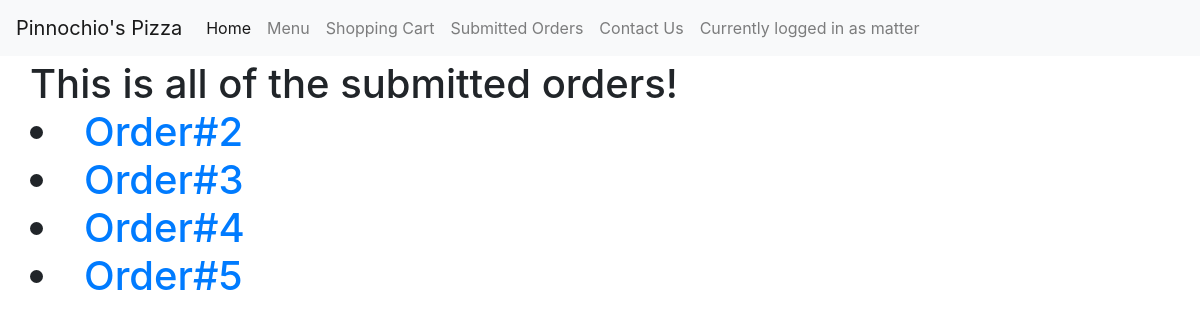
The page /orders (signed in) on the database as committed earlier.
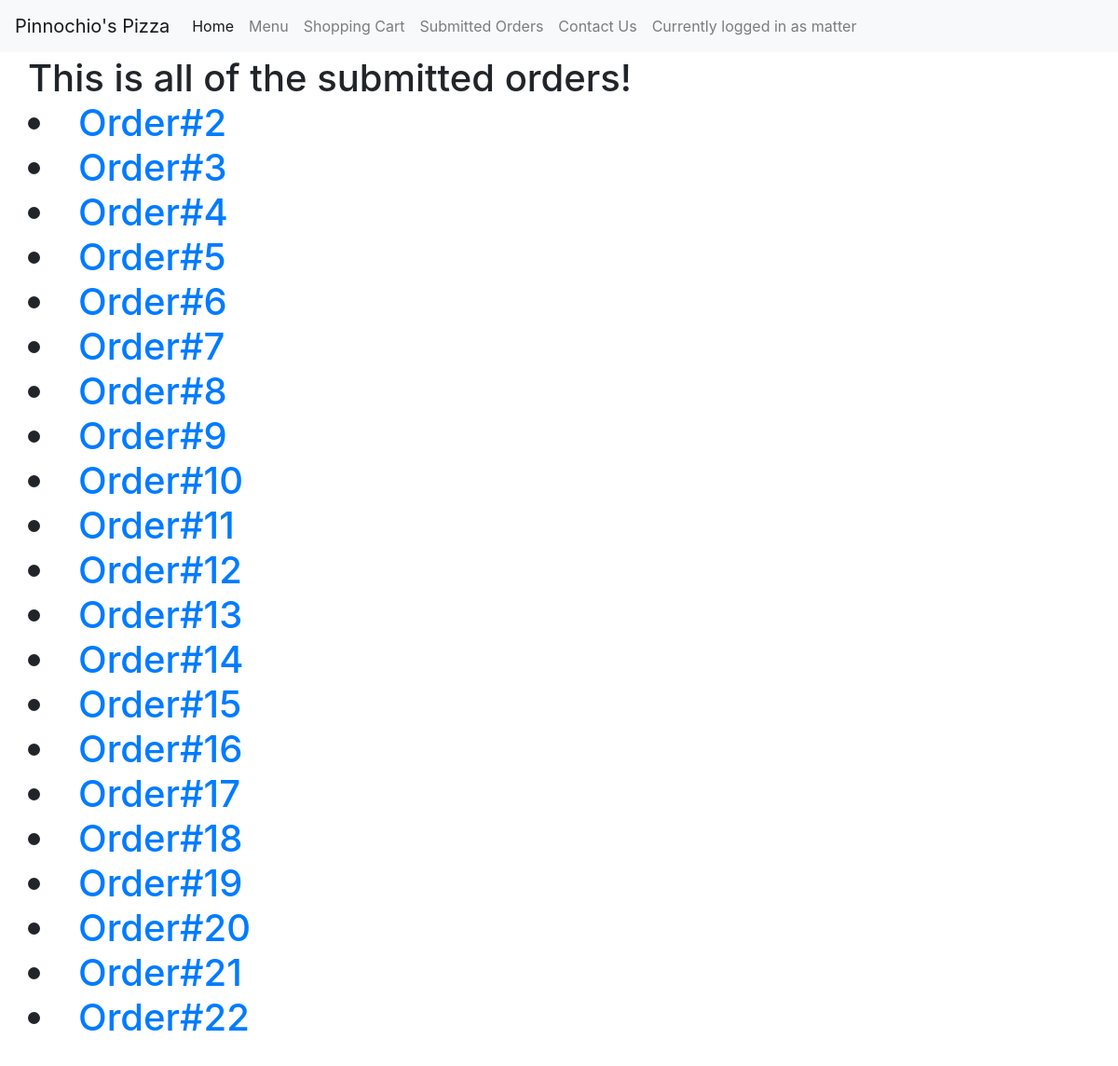
The same page on the database as committed later.
### orders/models.py (models this page shows)
class Order(models.Model):
    user = models.ForeignKey(User, on_delete=models.CASCADE, related_name="UserOrder")
    orderdetails = models.ManyToManyField(Food, through = 'OrderDetail')
    total = models.DecimalField(max_digits = 10, decimal_places=2,validators=[MinValueValidator(0)], default = 0)
    def __str__(self):
        return f"Order#{self.id}"

### orders/views.py (the view)
# urls.py: path("orders", views.orders, name="orders"),
def orders(request):
    if request.user.is_staff:
        context = {
            "page_text": "This is all of the submitted orders!",
            "orders": Order.objects.all()
        }
    else:
        context = {
            "page_text": "This is your submitted orders!",
            "orders": Order.objects.filter(user__exact = request.user.id)
        }
    return render(request, "orders/orders.html", context)

### orders/templates/orders/orders.html (shortened to what this page needs)
{% extends "orders/base.html" %}
{% block body %}
  <h1 class= "main">
    {{ page_text }}
    {% for order in orders %}
      <li><a href="{% url 'order_details' order.id %}"> {{order}} </a></li>
    {% empty %}
      <li>No orders</li>
    {% endfor %}
  </h1>
{% endblock %}

### orders/templates/orders/base.html (shortened to what this page needs)
<!DOCTYPE html>
<html>
    <head>
        <link rel="stylesheet" href="https://maxcdn.bootstrapcdn.com/bootstrap/4.0.0-beta.3/css/bootstrap.min.css">
        {% load static %}
        <link rel="stylesheet" href="{% static 'css/main.css' %}">
    </head>
    <body>
                    <nav class="navbar navbar-expand-lg navbar-light bg-light fixed-top">
                        <a class="navbar-brand" href="{% url 'index'%}">Pinnochio's Pizza</a>
                        <div class="collapse navbar-collapse" id="navbarNav">
                          <ul class="navbar-nav">
                            <li class="nav-item active">
                              <a class="nav-link" href="{% url 'index'%}">Home<span class="sr-only">(current)</span></a>
                            </li>
                            <li class="nav-item">
                              <a class="nav-link" href="{% url 'menu'%}">Menu</a>
                            </li>
                            <li class="nav-item">
                              <a class="nav-link" href="{% url 'cart'%}">Shopping Cart</a>
                            </li>
                            <li class="nav-item">
                              <a class="nav-link" href="{% url 'orders'%}">Submitted Orders</a>
                            </li>
                            <li class="nav-item">
                              <a class="nav-link" href="{% url 'contact'%}">Contact Us</a>
                            </li>
                            <li class="nav-item">
                            {% if user.username%}
                              <a class = "nav-link my-2 my-lg-0"> Currently logged in as {{user.username}}</a>
                            {% endif %}
                            </li>
                          </ul>
                        </div>
                    </nav>
        {% block body %}
        {% endblock %}
    </body>
</html>

### orders/static/css/main.css (style rules this page uses)
.main { padding: 30px; margin-top: 30px; }

Rows that differ between the two databases and show on the page:
added Order: id "Order#6"
added Order: id "Order#7"
added Order: id "Order#8"
added Order: id "Order#9"
added Order: id "Order#10"
added Order: id "Order#11"
added Order: id "Order#12"
added Order: id "Order#13"
added Order: id "Order#14"
added Order: id "Order#15"
added Order: id "Order#16"
added Order: id "Order#17"
added Order: id "Order#18"
added Order: id "Order#19"
added Order: id "Order#20"
added Order: id "Order#21"
added Order: id "Order#22"
